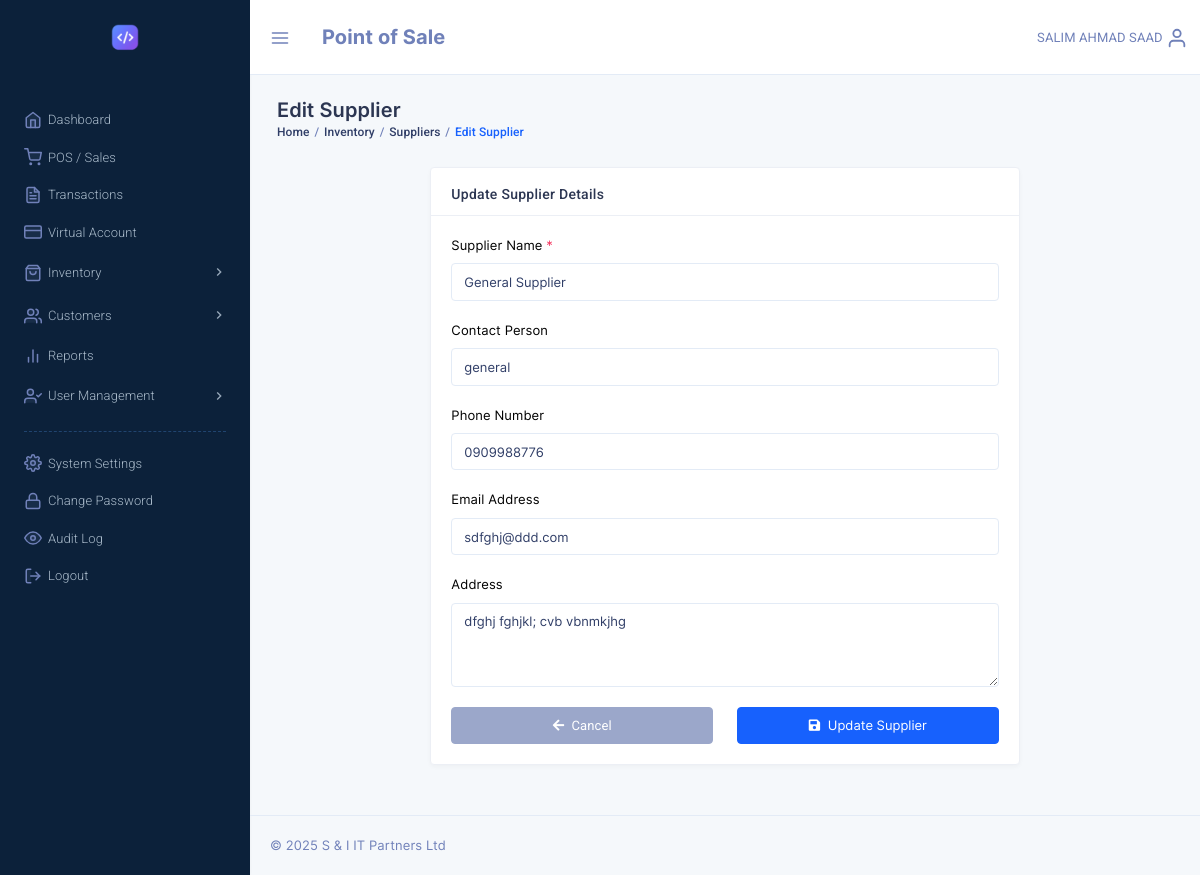
Page /edit_supplier.php?id=1 (signed in) on the committed database.
### tables this page shows
CREATE TABLE `system_settings` (
  `id` int NOT NULL,
  `setting_key` varchar(100) NOT NULL,
  `setting_value` text,
  `setting_type` enum('text','number','boolean','json') NOT NULL DEFAULT 'text',
  `description` varchar(255) DEFAULT NULL,
  `updated_by` varchar(32) DEFAULT NULL,
  `updated_at` timestamp NULL DEFAULT NULL ON UPDATE CURRENT_TIMESTAMP
);

CREATE TABLE `suppliers` (
  `id` int NOT NULL,
  `supplier_name` varchar(150) NOT NULL,
  `contact_name` varchar(100) DEFAULT NULL,
  `phone` varchar(20) DEFAULT NULL,
  `email` varchar(100) DEFAULT NULL,
  `address` text,
  `updated_by` varchar(32) NOT NULL,
  `last_update` timestamp NOT NULL DEFAULT CURRENT_TIMESTAMP ON UPDATE CURRENT_TIMESTAMP,
  `reg_by` varchar(32) NOT NULL,
  `reg_date` datetime NOT NULL
);

### include/admin_constants.php (called while the page is built, shortened)
<?php
$admin = $_SESSION['pos_admin'];
if((!isset($_SESSION['pos_admin_basic'])) || (!is_array($_SESSION['pos_admin_basic']))) {
	$constantSQL = "SELECT id, username, sname, fname, mname FROM admins WHERE username= :username";
	$constantQuery = $dbh->prepare($constantSQL);
	$constantQuery->bindParam(':username', $admin, PDO::PARAM_STR);
	$constantQuery->execute();
	$constantResult = $constantQuery->fetch(PDO::FETCH_ASSOC);
	$fullname = !empty($constantResult['mname']) ? ($constantResult['fname'] . ' ' . $constantResult['mname'] . ' ' . $constantResult['sname']) : ($constantResult['fname'] . ' ' . $constantResult['sname']);
	$admin_fullname = $_SESSION['pos_admin_basic']['fullname'] = strtoupper($fullname);
} else {
	$admin_fullname = $_SESSION['pos_admin_basic']['fullname'];
}
?>

### edit_supplier.php (the view, shortened to what this page needs)
<?php
require("config.php");
require("include/admin_constants.php");
$id = $_GET['id'] ?? 0;
$sql = "SELECT * FROM suppliers WHERE id = :id";
$query = $dbh->prepare($sql);
$query->bindParam(':id', $id, PDO::PARAM_INT);
$query->execute();
$supplier = $query->fetch(PDO::FETCH_ASSOC);
?>
<!DOCTYPE html>
<html lang="en">
<head>
    <link href="template/assets/css/bootstrap.min.css" rel="stylesheet" type="text/css" />
    <link href="template/assets/css/icons.min.css" rel="stylesheet" type="text/css" />
    <link href="template/assets/css/metisMenu.min.css" rel="stylesheet" type="text/css" />
    <link href="template/assets/css/app.min.css" rel="stylesheet" type="text/css" />
</head>
<body class="dark-sidenav">
    <?php include('include/sidebar.php'); ?>
    <div class="page-wrapper">
        <div class="topbar"><?php require('template/top_nav_admin.php'); ?></div>
        <div class="page-content">
            <div class="container-fluid">
                <div class="row">
                    <div class="col-sm-12">
                        <div class="page-title-box">
                            <h4 class="page-title">Edit Supplier</h4>
                            <ol class="breadcrumb">
                                <li class="breadcrumb-item"><a href="dashboard.php">Home</a></li>
                                <li class="breadcrumb-item"><a href="all_products.php">Inventory</a></li>
                                <li class="breadcrumb-item"><a href="manage_suppliers.php">Suppliers</a></li>
                                <li class="breadcrumb-item active">Edit Supplier</li>
                            </ol>
                        </div>
                    </div>
                </div>
                <div class="row">
                    <div class="col-lg-8 mx-auto">
                        <div class="card">
                            <div class="card-header">
                                <h5 class="card-title mb-0">Update Supplier Details</h5>
                            </div>
                            <div class="card-body">
                                <form method="POST" action="">
                                    <div class="form-group">
                                        <label for="supplier_name">Supplier Name <span class="text-danger">*</span></label>
                                        <input type="text" class="form-control" id="supplier_name" name="supplier_name" value="<?php echo htmlspecialchars($supplier['supplier_name']); ?>" required>
                                    </div>
                                    <div class="form-group">
                                        <label for="contact_name">Contact Person</label>
                                        <input type="text" class="form-control" id="contact_name" name="contact_name" value="<?php echo htmlspecialchars($supplier['contact_name'] ?? ''); ?>">
                                    </div>
                                    <div class="form-group">
                                        <label for="phone">Phone Number</label>
                                        <input type="text" class="form-control" id="phone" name="phone" value="<?php echo htmlspecialchars($supplier['phone'] ?? ''); ?>">
                                    </div>
                                    <div class="form-group">
                                        <label for="email">Email Address</label>
                                        <input type="email" class="form-control" id="email" name="email" value="<?php echo htmlspecialchars($supplier['email'] ?? ''); ?>">
                                    </div>
                                    <div class="form-group">
                                        <label for="address">Address</label>
                                        <textarea class="form-control" id="address" name="address" rows="3"><?php echo htmlspecialchars($supplier['address'] ?? ''); ?></textarea>
                                    </div>
                                    <div class="row">
                                        <div class="col-md-6">
                                            <a href="manage_suppliers.php" class="btn btn-secondary btn-block">
                                                <i class="fas fa-arrow-left mr-1"></i> Cancel
                                            </a>
                                        </div>
                                        <div class="col-md-6">
                                            <button type="submit" name="update_supplier" class="btn btn-primary btn-block">
                                                <i class="fas fa-save mr-1"></i> Update Supplier
                                            </button>
                                        </div>
                                    </div>
                                </form>
                            </div>
                        </div>
                    </div>
                </div>
            </div>
            <footer class="footer text-center text-sm-left">
                <?php include('template/copyright.php'); ?>
            </footer>
        </div>
    </div>
</body>
</html>

### template/brand_admin.php (shortened to what this page needs)
<?php
                                    $logo_sql = "SELECT setting_value FROM system_settings WHERE setting_key = 'company_logo'";
                                    $logo_query = $dbh->prepare($logo_sql);
                                    $logo_query->execute();
                                    $company_logo = $logo_query->fetchColumn();
                                    ?>
<a href="dashboard.php" class="logo">
    <?php if ($company_logo && file_exists($company_logo)): ?>
                                            <img src="<?php echo htmlspecialchars($company_logo); ?>" height="50" alt="Company Logo" class="auth-logo">
                                        <?php else: ?>
                                            <img src="template/assets/images/logo-sm.png" height="50" alt="Logo" class="auth-logo">
                                        <?php endif; ?>
</a>

### template/top_nav_admin.php (shortened to what this page needs)
<nav class="navbar-custom">
    <ul class="list-unstyled topbar-nav float-right mb-0">
        <li class="dropdown">
            <a class="nav-link dropdown-toggle waves-effect waves-light nav-user" data-toggle="dropdown" href="#" role="button" aria-haspopup="false" aria-expanded="false">
                <span class="ms-1 nav-user-name hidden-sm"><?php echo $admin_fullname; ?></span>
                <i data-feather="user" class="align-self-center icon-sm"></i>
            </a>
        </li>
    </ul>
    <ul class="list-unstyled topbar-nav mb-0">
        <li>
            <button class="nav-link button-menu-mobile">
                <i data-feather="menu" class="align-self-center topbar-icon"></i>
            </button>
        </li>
        <li class="creat-btn">
            <div class="nav-link">
                <span class="app-name font-weight-bold font-20">Point of Sale</span>
            </div>
        </li>
    </ul>
</nav>

### rows in the picture
system_settings: setting_value (picture)
suppliers: supplier_name "General Supplier", contact_name "general", phone "0909988776", email "sdfghj@ddd.com", address "dfghj fghjkl; cvb vbnmkjhg"

### other values in the picture
$admin_fullname "SALIM AHMAD SAAD"
